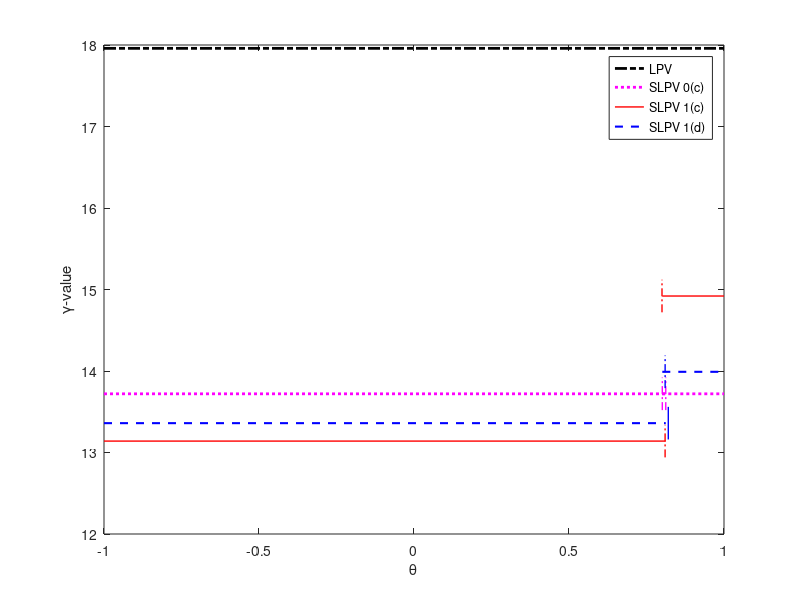

The MATLAB source for this figure: (Note: this script raises an error after producing the figure.)
%% for numerical example
% LPV: 17.96
% for max gamma_j
% ss                gamma
% this [-0.1 0.1]        [17.06, 17.06]
% [0.6 0.8]         [16.17  16.17]
% this [0.5 0.7]    [16.35  16.35]
% [0.5 0.8]         [16.28  16.28]
% optimal ss:  [0.80096 0.81214]   [13.72 13.72]  

% for weighted average of 
% ss                gamma
% [-0.1 0.1]        [14.625, 17.95]
% [-0.1 0.1]        [16.4, 17.23] % [3.87 -1]% improvement over the traditional one=
% this: [-0.1 0.1]        [15.83, 17.40] % [7.2 -2]% improvement than the traditional one
% [0.6 0.8]]        [14.75  17.96]
% [0.6 0.8]         [15.56 16.49] % [3.8 -2]% improvement than the traditional one  
% [0.6 0.8]         [15.56 16.49] % [4.8 -3]% worse than the traditonal one
% this [0.5 0.7]         [15.65 16.68] % [4.3 -2]% worse than th

% [0.5 0.8]         [15.68 16.61] % [3.7 -2]% better than th
% optimal SS: [0.80 0.81]       [13.14 14.92]  % use LPV as the bound
% optimal SS: [0.8095 0.8197]   [13.36 13.9944] % [2.6 -2]% improvement
% compared to optimal traditonal SLPV

close all; 
linewd = 1;
Gam_NS = 17.959;
FigIndex = 3;

if FigIndex == 1
    SLPV0.gam = [17.059 17.059];
    SLPV1.gam = [15.83, 17.40] ;
    SLPV0.Theta1 = [-1 0.1;-0.1 1];
    SLPV1.Theta1 = [-1 0.1;-0.1 1];
elseif FigIndex == 2
    SLPV0.gam = [16.35 16.35];
    SLPV1.gam = [15.65, 16.68] ;
    SLPV0.Theta1 = [-1 0.8;0.5 1];   
    SLPV1.Theta1 = [-1 0.8;0.5 1];   
elseif FigIndex == 3
    SLPV0.gam = [13.72, 13.72];
    SLPV1.gam = [13.14, 14.92];    
    SLPV0.Theta1 = [-1 0.81214;0.80096 1];
    SLPV1.Theta1 = [-1 0.81;0.80 1];  
end
% OptSLPV_optSS.gam = [13.137, 14.920];
% theta_info_optSS.Theta1 = [-1 0.810;0.800 1];

height = 0.2;
legend_str = cell(1,1);
h =[];
id = 1;
regnum = length(SLPV1.gam);
h(id) = plot([SLPV0.Theta1(1,1) SLPV0.Theta1(end,end)],[Gam_NS Gam_NS],'k-.','Linewidth',linewd*2);
legend_str{id} = 'LPV';
id = id + 1;
hold on;
 
for i=1:regnum
    h(id) = plot([SLPV0.Theta1(i,1) SLPV0.Theta1(i,2)],[SLPV0.gam(i) SLPV0.gam(i)],'m:','Linewidth',linewd*2);
end
plot([SLPV0.Theta1(1,2) SLPV0.Theta1(1,2)],[SLPV0.gam(1)-height SLPV0.gam(1)+height],'m-.','Linewidth',linewd)
plot([SLPV0.Theta1(2,1) SLPV0.Theta1(2,1)] ,[SLPV0.gam(2)-height SLPV0.gam(2)+height],'m-.','Linewidth',linewd), 
if FigIndex == 1
    legend_str{id} = 'SLPV 0(a)' ;
elseif FigIndex == 2
    legend_str{id} = 'SLPV 0(b)' ;
else
    legend_str{id} = 'SLPV 0(c)' ;
end
id = id + 1;
 
% switching LPV controller with new cost function (max gamma_j)
% and optimized switching surfaces
 

for i=1:regnum
    h(id) = plot([SLPV0.Theta1(i,1) SLPV0.Theta1(i,2)],[SLPV1.gam(i) SLPV1.gam(i)],'r-','Linewidth',linewd*1);
end
plot([SLPV1.Theta1(1,2) SLPV1.Theta1(1,2)],[SLPV1.gam(1)-height SLPV1.gam(1)+height],'r-.','Linewidth',linewd)
plot([SLPV1.Theta1(2,1) SLPV1.Theta1(2,1)] ,[SLPV1.gam(2)-height SLPV1.gam(2)+height],'r-.','Linewidth',linewd),
if FigIndex == 1
    legend_str{id} = 'SLPV 1(a)' ;
elseif FigIndex == 2
    legend_str{id} = 'SLPV 1(b)' ;
else
    legend_str{id} = 'SLPV 1(c)' ;
end
id = id + 1;


% another proposed SLPV controller with only 2perc worse than the traditonal controller
SLPV1.gam = [13.36, 13.99];    
SLPV1.Theta1 = [-1 0.8203;0.8101 1];  
for i=1:regnum
    h(id) = plot([SLPV0.Theta1(i,1) SLPV0.Theta1(i,2)],[SLPV1.gam(i) SLPV1.gam(i)],'b--','Linewidth',linewd*1.5);
end
plot([SLPV1.Theta1(1,2) SLPV1.Theta1(1,2)],[SLPV1.gam(1)-height SLPV1.gam(1)+height],'b-','Linewidth',linewd)
plot([SLPV1.Theta1(2,1) SLPV1.Theta1(2,1)] ,[SLPV1.gam(2)-height SLPV1.gam(2)+height],'b-.','Linewidth',linewd),
legend_str{id} = 'SLPV 1(d)' ;

% optimized switching surfaces and iteration on ss condition 
% for i=1:regnum
%     h4 = plot([theta_info_optSS.Theta1(i,1) theta_info_optSS.Theta1(i,2)],[OptSLPV_optSS.gam(i) OptSLPV_optSS.gam(i)],'r','Linewidth',linewd*2);
% end
% plot([theta_info_optSS.Theta1(1,2) theta_info_optSS.Theta1(1,2)],[OptSLPV_optSS.gam(1)-height OptSLPV_optSS.gam(1)+height],'r-.','Linewidth',linewd)
% plot([theta_info_optSS.Theta1(2,1) theta_info_optSS.Theta1(2,1)] ,[OptSLPV_optSS.gam(2)-height OptSLPV_optSS.gam(2)+height],'r-.','Linewidth',linewd), 
%  
% legend_str{id} = 'SLPV 1(c)'; % 'SLPV with ALLC and optimized SSs' ;
% id = id+1;
% switching LPV controller with new cost funct
 
legend(h,legend_str,'Location','best');
xlabel('\theta')
ylabel('\gamma-value');
% ylim([15 18]);
goodplot([7 4],[0.01 0.2]);
%%
pause;
%%
if FigIndex == 1  
    print -painters -dpdf -r150 gamCompPlt6_1.pdf
elseif FigIndex == 2
    print -painters -dpdf -r150 gamCompPlt6_2.pdf
elseif FigIndex == 3
    print -painters -dpdf -r150 gamCompPlt6_3.pdf
end



